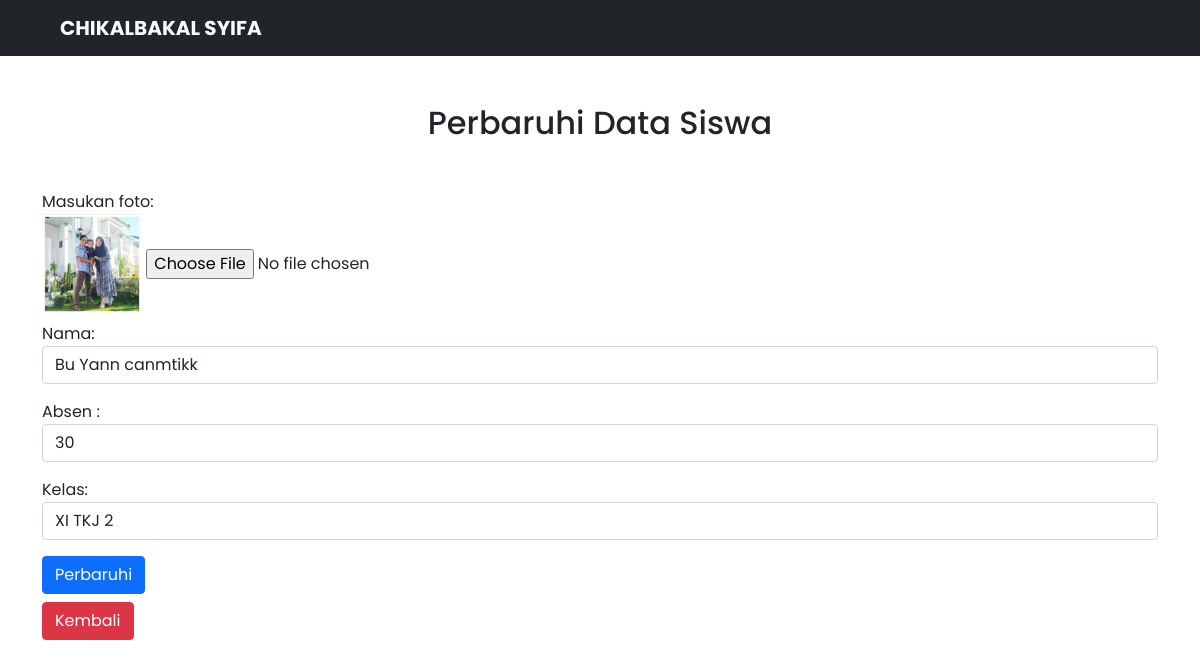
The page /edit.php?id_siswa=4 on the database its author committed.
### tables this page shows
CREATE TABLE `siswa` (
  `id` int(36) NOT NULL,
  `foto` varchar(200) NOT NULL,
  `nama` varchar(200) NOT NULL,
  `absen` varchar(100) NOT NULL,
  `kelas` varchar(100) NOT NULL
);

### edit.php (the view, shortened to what this page needs)
<!DOCTYPE html>
<html lang="en">
<head>
    <link rel="stylesheet" href="style/custom.css">
    <link href="https://cdn.jsdelivr.net/npm/bootstrap@5.0.2/dist/css/bootstrap.min.css" rel="stylesheet">
</head>
<body>
<nav class="navbar navbar-expand-lg navbar-light bg-dark">
        <div class="container-fluid">
            <a class="navbar-brand text-uppercase text-light mx-5 fw-bold" href="index.php">Chikalbakal Syifa</a>
        </div>
    </nav>
    <div class="container">
        <?php
        include "connect.php";
        function input($data)
        {
            $data = trim($data);
            $data = stripslashes($data);
            $data = htmlspecialchars($data);
            return $data;
        }
        if (isset($_GET['id_siswa'])) {
            $id = input($_GET["id_siswa"]);
            $sql = "select * from siswa where id='$id'";
            $hasil = mysqli_query($connect, $sql);
            $data = mysqli_fetch_assoc($hasil);
        }
        ?>
        <h2 class="mt-5 text-center">Perbaruhi Data Siswa</h2>
        <form action="<?php echo $_SERVER["PHP_SELF"]; ?>" method="POST" enctype="multipart/form-data">
            <div class="form-group mt-5">
                <label for="foto">Masukan foto:</label><br>
                <img src="foto/<?php echo $data["foto"]; ?>" style="width: 100px !important;" alt="">
                <input type="file" name="foto" class="mt-1">
            </div>
            <div class="form-group mt-2">
                <label>Nama:</label>
                <input type="text" name="nama" class="form-control" placeholder="Masukan Nama" value="<?php echo $data["nama"]; ?>" required />
            </div>
            <div class="form-group mt-3">
                <label>Absen :</label>
                <input type="text" name="absen" class="form-control" placeholder="Masukan Absen" value="<?php echo $data["absen"]; ?>" required />
            </div>
            <div class="form-group mt-3">
                <label>Kelas:</label>
                <input type="text" name="kelas" class="form-control" placeholder="Masukan Kelas" value="<?php echo $data["kelas"]; ?>" required />
            </div>
            <button type="submit" name="submit" class="btn btn-primary mt-3">Perbaruhi</button>
        </form>
        <a href="index.php" class="btn btn-danger mt-2">Kembali</a>
    </div>
</body>
</html>

### style/custom.css (style rules this page uses)
* { font-family: 'Poppins', sans-serif !important; }

### rows shown on the page
siswa: foto (picture), nama "Bu Yann canmtikk", absen "30", kelas "XI TKJ 2"
